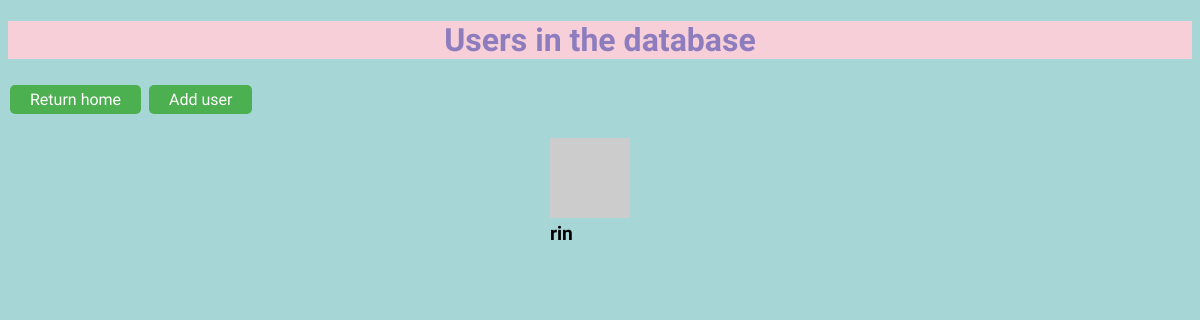
/users, run on an earlier commit of the app's database.
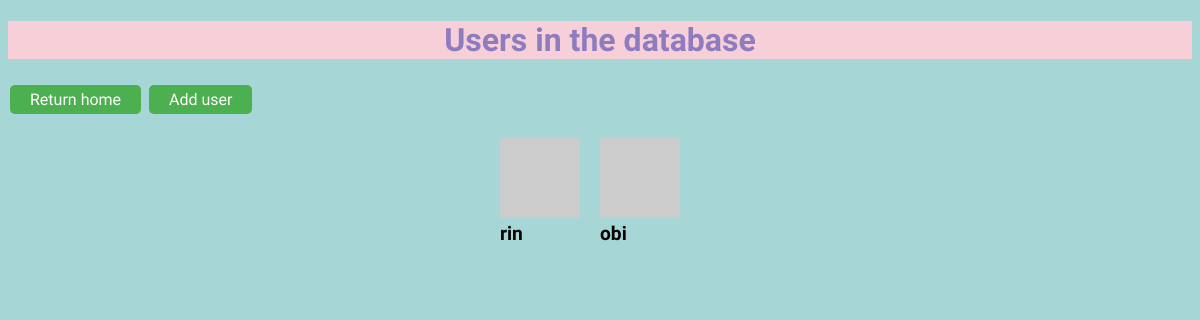
And on a later commit of the database.
### data_models.py (models this page shows, shortened)
class User(db.Model): # pylint: disable=too-few-public-methods
    __tablename__ = 'users'
    user_id = db.Column(db.Integer, primary_key=True, autoincrement=True)
    user_name = db.Column(db.String, nullable=False)
    avatar_url = db.Column(db.String)
    user_movies = db.relationship('UserMovie', backref='user_relation')

### app_ssr.py (the view)
@app.route('/users')
def list_all_users():
    app.logger.info("List of all users accessed")
    user_list = data_manager.get_all_users()
    if user_list:
        return render_template('users.html',
                               user_list=user_list), 200
    message = "No users found in the database."
    return render_template('users.html',
                               message=message), 404

### datamanager/data_manager_sqlite.py (called while the page is built)
    def get_all_users(self) -> list:
        users = User.query.all()
        return users

### templates/users.html (shortened to what this page needs)
<!DOCTYPE html>
<html lang="en">
<head>
    <link rel="stylesheet" type="text/css" href="{{ url_for('static', filename='style.css') }}">
</head>
<body>
    <h1>Users in the database</h1>
    <div id="links">
        <a href="/home" class="button">Return home</a>
        <a href="/add_user" class="button">Add user</a>
    </div>
    <div class="movies-grid">
        {% for user in user_list %}
        <article class="movie-grid article">
            <a href="/users/{{ user.user_id }}">
                <img src="{{ user.avatar_url }}" alt="User Icon" height="80" width="80">
            </a><h3>{{ user.user_name }}</h3>
        </article>
        {% endfor %}
    </div>
</body>
</html>

### _static/style.css (style rules this page uses)
body { background: #A6D6D6; color: black; font-family: National Park; }
h1 { text-align: center; color: #8E7DBE; background: #F7CFD8; }
h3 { margin: 0; text-align: left; font-size: 1.2em; color: #000000; }
.movies-grid { list-style-type: none; padding: 0; margin: 0; margin-top: 20px; margin-right: 20px; display: flex; justify-content: center; flex-wrap: wrap; gap: 20px; }
.button { background-color: #4CAF50; border: none; color: white; padding: 5px 20px; text-align: center; text-decoration: none; display: inline-block; font-size: 16px; margin: 4px 2px; cursor: pointer; border-radius: 5px; }

What changed in the data, as far as the page shows it:
added User: user_name "obi"
